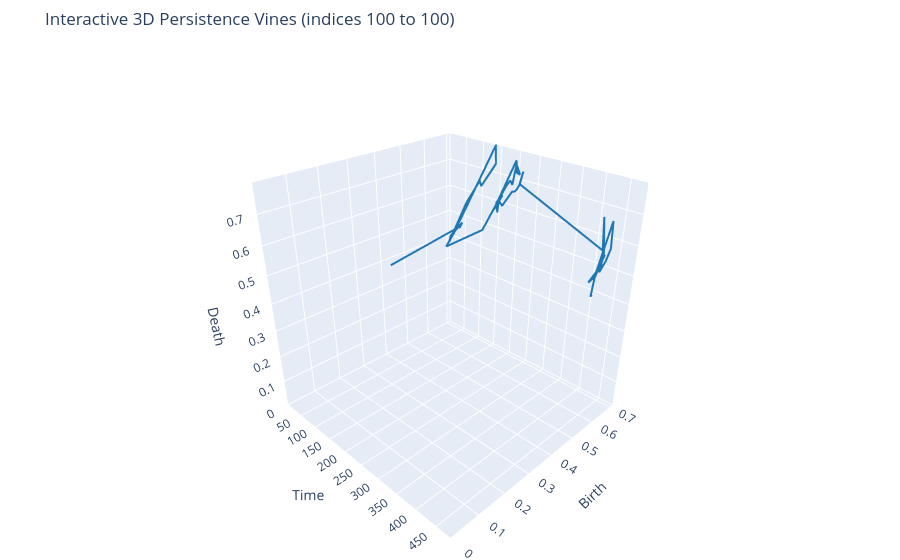

The notebook cell this image was saved under:
### Code cell
plotly_vines_3d(vines_H1, start_idx=100, end_idx=100)
